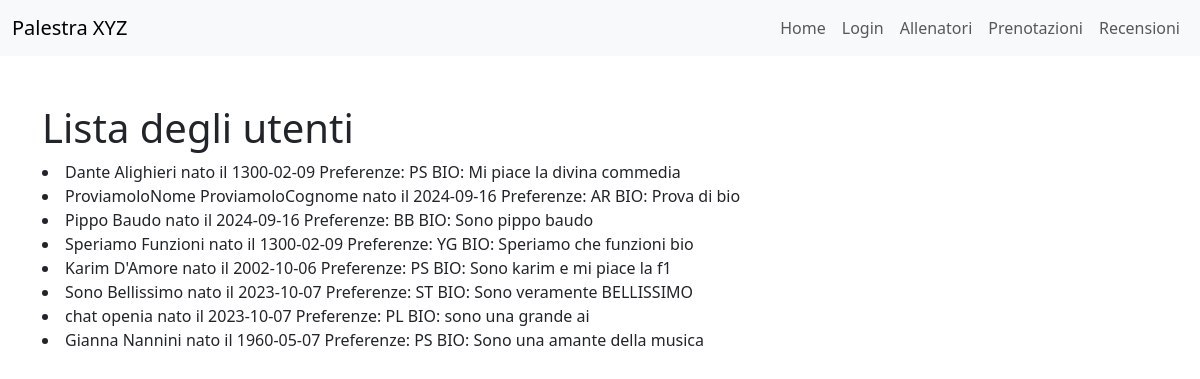
Page /accounts/utenti/ on the earlier database version.
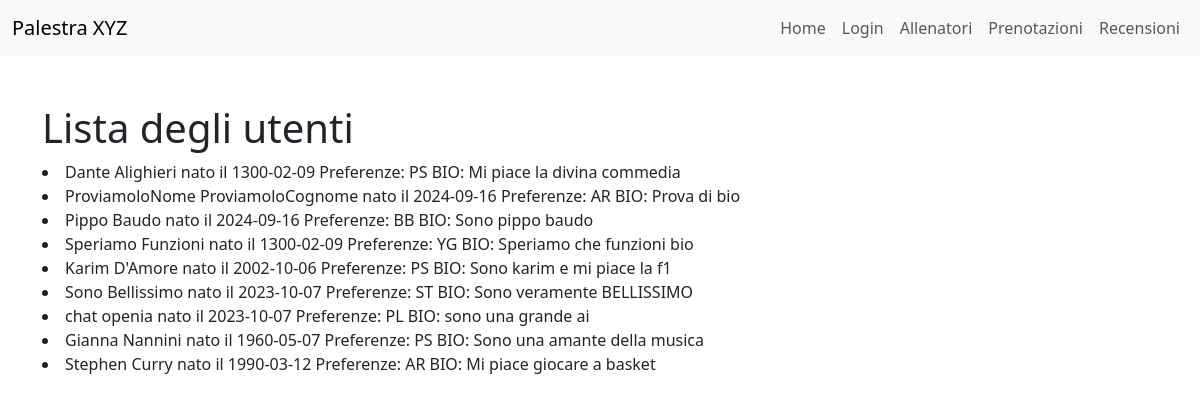
Same page on the later database version.
### accounts/models.py (models this page shows)
class RegistratoUtente(models.Model):
    user = models.OneToOneField(User, on_delete=models.CASCADE)
    nome = models.CharField(max_length=100)
    cognome = models.CharField(max_length=100)
    data_nascita = models.DateField()
    bio = models.TextField(max_length=500)
    SCELTA_PREFERENZE = [
        ("BB", "BodyBuilding"),
        ("PL", "PowerLifting"),
        ("CL", "Calisthenics"),
        ("ST", "StrongMen"),
        ("YG", "Yoga"),
        ("PS", "Pilates"),
        ("AR", "Aerobico")
    ]
    preferenze = models.CharField(max_length=2, choices=SCELTA_PREFERENZE)
    def __str__(self):
        return self.nome + " " + self.cognome + " nato il " + str(
            self.data_nascita) + "\nPreferenze: " + self.preferenze + "\nBIO: " + self.bio
    class Meta:
        verbose_name_plural = "UtentiRegistrati"

### accounts/views.py (the view)
# urls.py: path('utenti/', ListaUtentiView.as_view(), name='lista_utenti'),
class ListaUtentiView(ListView):
    model = RegistratoUtente
    template_name = "accounts/listautenti.html"

### accounts/templates/accounts/listautenti.html (shortened to what this page needs)
{% extends 'accounts/base.html' %}
{% block content %}
    {% block header1 %}
  <h1>Lista degli utenti</h1>
{% endblock %}
    {% for p in object_list %}
        <li>
            {{ p }}
        </li>
    {% endfor %}
{% endblock %}

### accounts/templates/accounts/base.html (shortened to what this page needs)
<!DOCTYPE html>
<html lang="it">
<head>
    <link href="https://cdn.jsdelivr.net/npm/bootstrap@5.3.0/dist/css/bootstrap.min.css" rel="stylesheet">
</head>
<body>
    <nav class="navbar navbar-expand-lg navbar-light bg-light fixed-top">
        <div class="container-fluid">
            <a class="navbar-brand" href="#">Palestra XYZ</a>
            <div class="collapse navbar-collapse" id="navbarNav">
                <ul class="navbar-nav ms-auto">
                    <li class="nav-item">
                        <a class="nav-link" href="{% url 'homepage_palestra' %}">Home</a>
                    </li>
                    <li class="nav-item">
                        <a class="nav-link" href="{% url 'accounts:login' %}">Login</a>
                    </li>
                    <li class="nav-item">
                        <a class="nav-link" href="{% url 'trainers:personal_trainer_home' %}">Allenatori</a>
                    </li>
                    <li class="nav-item">
                        <a class="nav-link" href="{% url 'bookings:home_page' %}">Prenotazioni</a>
                    </li>
                    <li class="nav-item">
                        <a class="nav-link" href="{% url 'reviews:homepage_recensioni' %}">Recensioni</a>
                    </li>
                </ul>
            </div>
        </div>
    </nav>
    <div class="container mt-5">
        {% block content %}{% endblock %}
    </div>
</body>
</html>

### accounts/templates/accounts/base.html (style rules this page uses)
body { padding-top: 56px; }

Differences in the rows shown:
added RegistratoUtente: nome+cognome+data_nascita "Stephen Curry nato il 1990-03-12 Preferenze: AR BIO: Mi piace giocare a basket"
